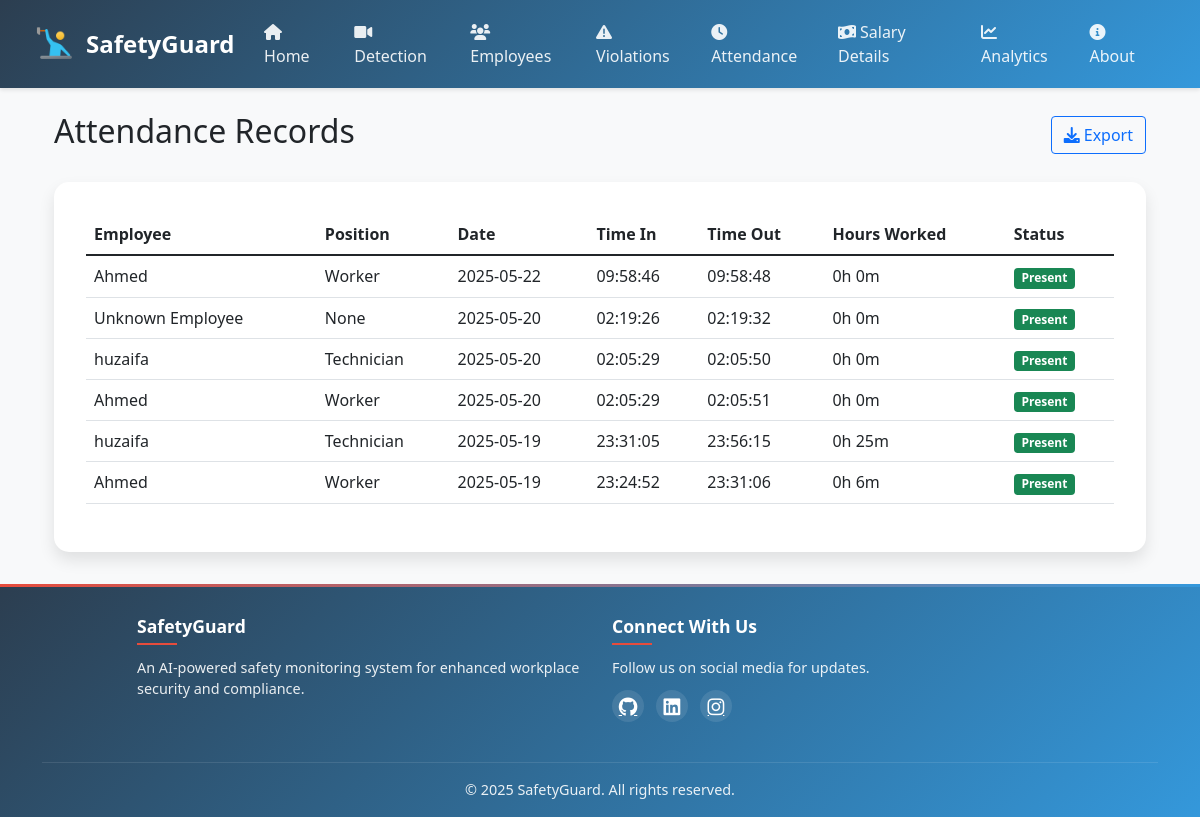
The app's page /attendance with its own data.
### tables this page shows
CREATE TABLE attendance (
        id INTEGER PRIMARY KEY AUTOINCREMENT,
        employee_name TEXT,
        date TEXT,
        time_in TEXT,
        time_out TEXT,
        status TEXT
    );

CREATE TABLE employees (
        id INTEGER PRIMARY KEY AUTOINCREMENT,
        name TEXT UNIQUE,
        position TEXT,
        join_date TEXT,
        salary REAL,
        image_path TEXT
    );

### app.py (the view)
@app.route('/attendance')
def attendance():
    conn = sqlite3.connect(CONFIG['db_path'])
    attendance_df = pd.read_sql_query("""
        SELECT a.*, e.position FROM attendance a
        LEFT JOIN employees e ON a.employee_name = e.name
        ORDER BY date DESC, time_in DESC
    """, conn)
    conn.close()
    attendance_list = attendance_df.to_dict('records')
    return render_template('attendance.html', attendance=attendance_list)

### app.py (called while the page is built)
@app.template_filter('to_datetime')
def to_datetime(value):
    if isinstance(value, str):
        try:
            return datetime.strptime(value, "%H:%M:%S")
        except ValueError:
            return None
    return value

### templates/attendance.html (shortened to what this page needs)
{% extends "base.html" %}
{% block content %}
<div class="container-fluid">
    <div class="d-flex justify-content-between align-items-center mb-4">
        <h2>Attendance Records</h2>
        <div>
            <button class="btn btn-outline-primary" onclick="exportAttendance()">
                <i class="fas fa-download me-1"></i>Export
            </button>
        </div>
    </div>
    <div class="card">
        <div class="card-body">
            <div class="table-responsive">
                <table class="table table-hover">
                    <thead>
                        <tr>
                            <th>Employee</th>
                            <th>Position</th>
                            <th>Date</th>
                            <th>Time In</th>
                            <th>Time Out</th>
                            <th>Hours Worked</th>
                            <th>Status</th>
                        </tr>
                    </thead>
                    <tbody>
                        {% for record in attendance %}
                        <tr>
                            <td>{{ record.employee_name }}</td>
                            <td>{{ record.position }}</td>
                            <td>{{ record.date }}</td>
                            <td>{{ record.time_in }}</td>
                            <td>{{ record.time_out or 'Not checked out' }}</td>
                            <td>
                                {% if record.time_out %}
                                    {% set time_in = record.time_in|to_datetime %}
                                    {% set time_out = record.time_out|to_datetime %}
                                    {% if time_in and time_out %}
                                        {{ ((time_out - time_in).total_seconds()|int // 3600) }}h
                                        {{ ((time_out - time_in).total_seconds()|int % 3600 // 60) }}m
                                    {% else %}
                                        -
                                    {% endif %}
                                {% else %}
                                    -
                                {% endif %}
                            </td>
                            <td>
                                <span class="badge {% if record.status == 'present' %}bg-success{% else %}bg-danger{% endif %}">
                                    {{ record.status|title }}
                                </span>
                            </td>
                        </tr>
                        {% endfor %}
                    </tbody>
                </table>
            </div>
        </div>
    </div>
</div>
{% endblock %}

### templates/base.html (style rules this page uses)
:root { --primary-color: #2c3e50; --secondary-color: #3498db; --accent-color: #e74c3c; }
body { font-family: 'Segoe UI', Tahoma, Geneva, Verdana, sans-serif; background-color: #f8f9fa; }
.card { border: none; border-radius: 15px; box-shadow: 0 8px 16px rgba(0,0,0,0.1); transition: all 0.3s ease; background: white; overflow: hidden; }
.card-body { padding: 2rem; }

### records on screen
attendance: employee_name "Ahmed", position "Worker", date "2025-05-22", time_in "09:58:46", time_out "09:58:48", value "0", status "Present"
attendance: employee_name "Unknown Employee", position "None", date "2025-05-20", time_in "02:19:26", time_out "02:19:32", value "0", status "Present"
attendance: employee_name "huzaifa", position "Technician", date "2025-05-20", time_in "02:05:29", time_out "02:05:50", value "0", status "Present"
attendance: employee_name "Ahmed", position "Worker", date "2025-05-20", time_in "02:05:29", time_out "02:05:51", value "0", status "Present"
attendance: employee_name "huzaifa", position "Technician", date "2025-05-19", time_in "23:31:05", time_out "23:56:15", value "0", value "25", status "Present"
attendance: employee_name "Ahmed", position "Worker", date "2025-05-19", time_in "23:24:52", time_out "23:31:06", value "0", value "6", status "Present"
